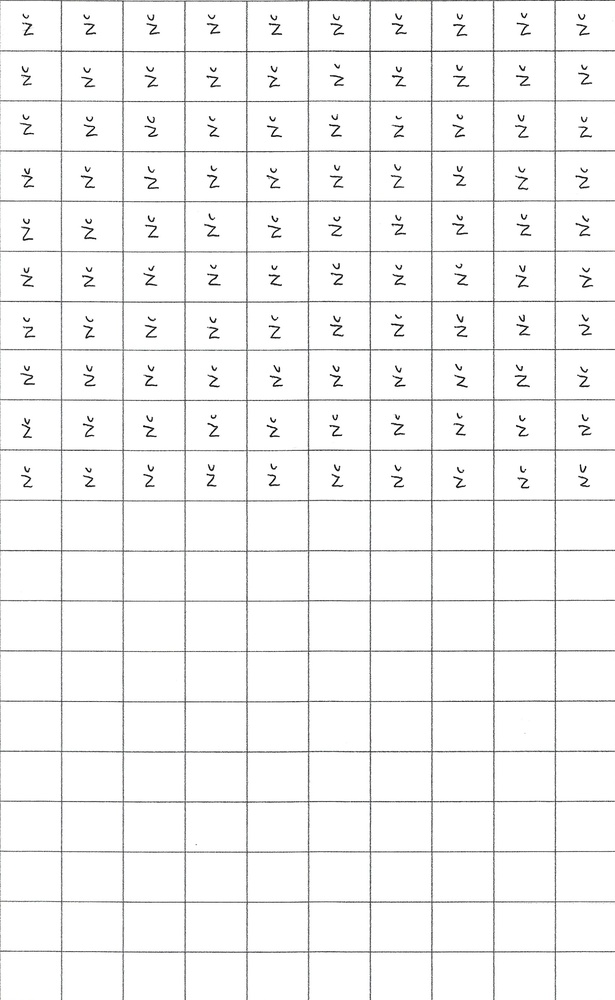
#> input picture Abceda/crkaz.jpg, 615 x 1000 px, shrunk from 1793 x 2915 before the run
$ python main.py
#> lines starting #> are read from the running program, lines starting #| are printed output that depends on the picture
import os

from PIL import Image, ImageDraw

path_image = "Abceda/crkaz.jpg"
letter_1 = "Z1"
letter_2 = "Z"
image = Image.open(path_image)
#> image is the input picture: PIL image 615x1000 RGB; mean R, G, B 245.6, 245.6, 245.6

width, height = image.size
#> width = 615; height = 1000
print(width, height)
#| 615 1000

number_squares_x = 10
number_squares_y = 20

width_square = width // number_squares_x
#> width_square = 61
height_square = height // number_squares_y
#> height_square = 50

print(f"Širina kvadrata: {width_square}px")
#| Širina kvadrata: 61px
print(f"Višina kvadrata: {height_square}px")
#| Višina kvadrata: 50px

counter_A = 0
counter_B = 0

folder_A = letter_1
if not os.path.exists(folder_A):
    os.makedirs(folder_A)

folder_B = letter_2
if not os.path.exists(folder_B):
    os.makedirs(folder_B)

start_y_B, start_x_B = 0, 0
break_outer = False

for j in range(number_squares_y):
    for i in range(number_squares_x):
        x1 = i * width_square
        y1 = j * height_square
        x2 = x1 + width_square
        y2 = y1 + height_square
        counter_A += 1

        if counter_A == 101:
            start_y_B = j
            start_x_B = 0
            break_outer = True
            break
        crop_square = image.crop((x1, y1, x2, y2))
        name_of_crop = f"{folder_A}/{letter_1}{counter_A}.png"
        crop_square.save(name_of_crop)

    if break_outer:
        break
#> this loop made 11 passes
#> pass 1, `crop_square.save(name_of_crop)`:
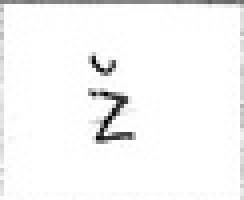
#> saved as Z11.png: PIL image 61x50 RGB (shown 4 times larger); min 2, max 255, mean 246.4
#> pass 1, `crop_square.save(name_of_crop)`:
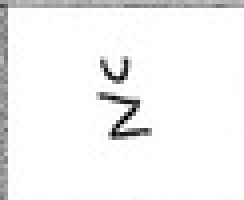
#> saved as Z13.png: PIL image 61x50 RGB (shown 4 times larger); mean R, G, B 242.9, 242.9, 242.9
#> pass 1, `crop_square.save(name_of_crop)`:
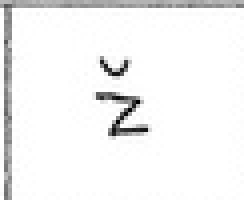
#> saved as Z14.png: PIL image 61x50 RGB (shown 4 times larger); min 0, max 255, mean 243
#> after the loop:
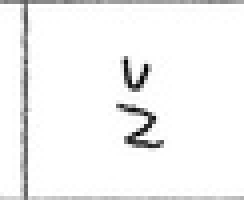
#> crop_square: PIL image 61x50 RGB (shown 4 times larger); min 0, max 255, mean 243.5
#> after the loop, counter_A = 101


for j in range(start_y_B, number_squares_y):
    for i in range(start_x_B, number_squares_x):
        x1 = i * width_square
        y1 = j * height_square
        x2 = x1 + width_square
        y2 = y1 + height_square
        counter_B += 1
        crop_square = image.crop((x1, y1, x2, y2))
        name_of_crop = f"{folder_B}/{letter_2}{counter_B}.png"
        crop_square.save(name_of_crop)
#> this loop made 10 passes
#> pass 1, `crop_square.save(name_of_crop)`:
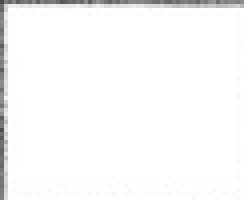
#> saved as Z2.png: PIL image 61x50 RGB (shown 4 times larger); mean R, G, B 248.5, 248.5, 248.5
#> pass 1, `crop_square.save(name_of_crop)`:
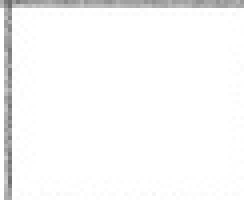
#> saved as Z4.png: PIL image 61x50 RGB (shown 4 times larger); min 108, max 255, mean 248.1
#> after the loop:
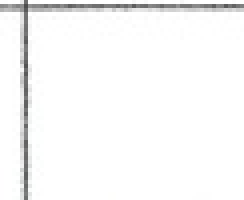
#> crop_square: PIL image 61x50 RGB (shown 4 times larger); mean R, G, B 248, 248.1, 248.1
#> after the loop, counter_B = 100

image.close()

$ run again, with Abceda/abcrki.jpg copied over Abceda/crkaz.jpg
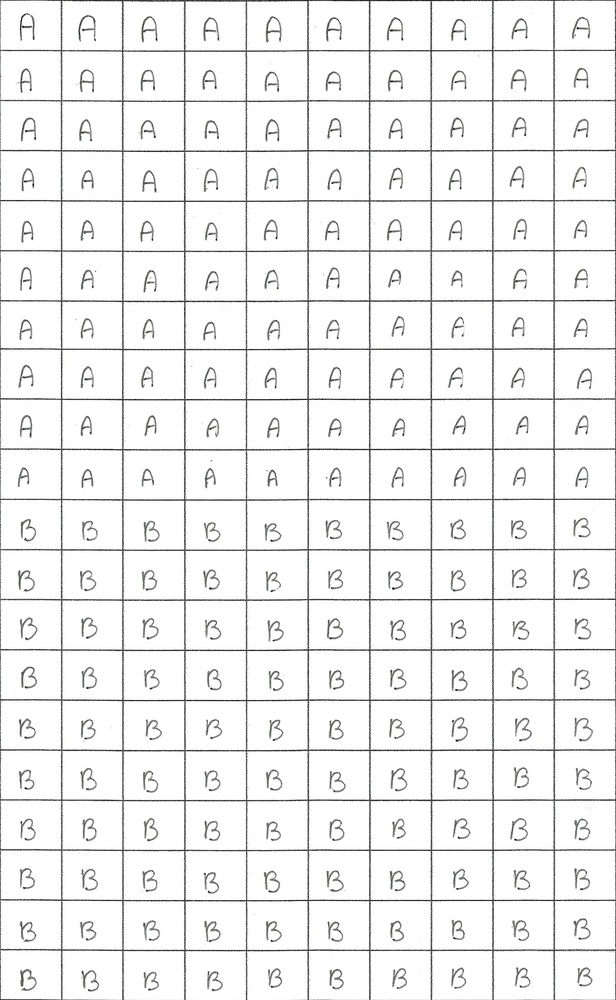
#> input picture Abceda/abcrki.jpg, 616 x 1000 px, shrunk from 1767 x 2868 before the run
#> image is the input picture: PIL image 616x1000 RGB; mean R, G, B 240.4, 240.4, 240.4
#| 616 1000
#| Širina kvadrata: 61px
#| Višina kvadrata: 50px
#> after the loop `for j in range(number_squares_y):`:
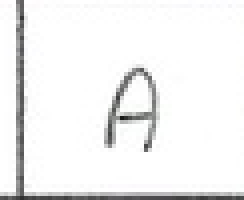
#> crop_square: PIL image 61x50 RGB (shown 4 times larger); mean R, G, B 241.2, 241.2, 241.2
#> after the loop `for j in range(number_squares_y):`: counter_A = 101
#> after the loop `for j in range(start_y_B, number_squares_y):`:
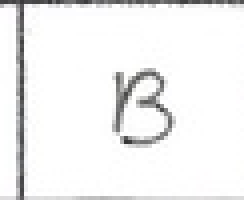
#> crop_square: PIL image 61x50 RGB (shown 4 times larger); mean R, G, B 241, 241, 241.1
#> after the loop `for j in range(start_y_B, number_squares_y):`: counter_B = 100

$ run again, with Abceda/crkide.jpg copied over Abceda/crkaz.jpg
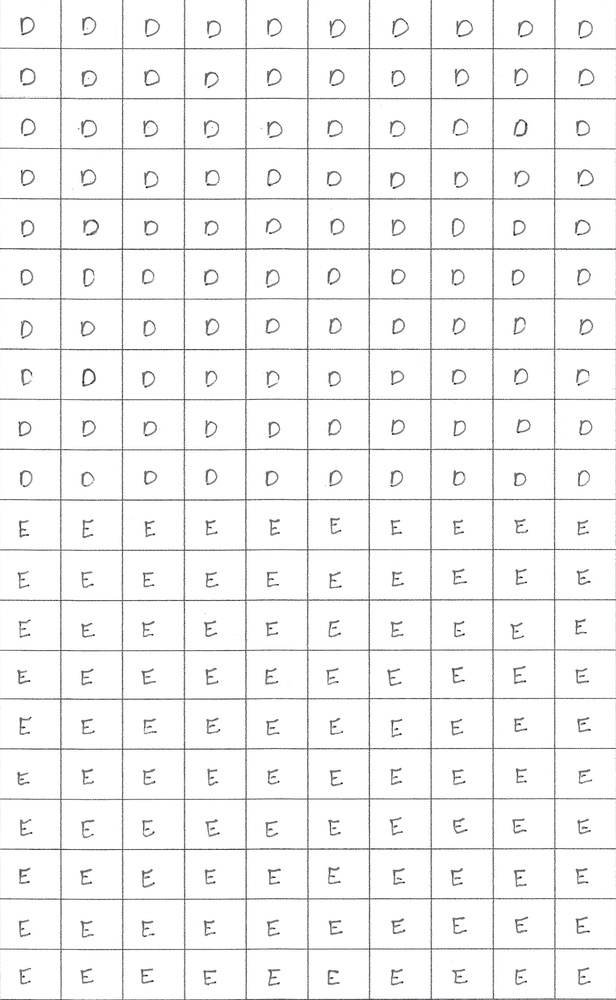
#> input picture Abceda/crkide.jpg, 616 x 1000 px, shrunk from 1796 x 2916 before the run
#> image is the input picture: PIL image 616x1000 RGB; mean R, G, B 244.7, 244.8, 244.7
#| 616 1000
#| Širina kvadrata: 61px
#| Višina kvadrata: 50px
#> after the loop `for j in range(number_squares_y):`:
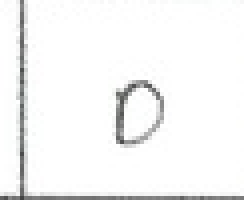
#> crop_square: PIL image 61x50 RGB (shown 4 times larger); mean R, G, B 245.7, 245.8, 245.7
#> after the loop `for j in range(number_squares_y):`: counter_A = 101
#> after the loop `for j in range(start_y_B, number_squares_y):`:
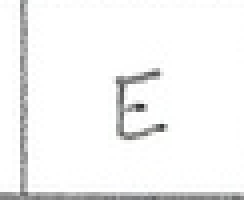
#> crop_square: PIL image 61x50 RGB (shown 4 times larger); mean R, G, B 244.3, 244.4, 244.3
#> after the loop `for j in range(start_y_B, number_squares_y):`: counter_B = 100
